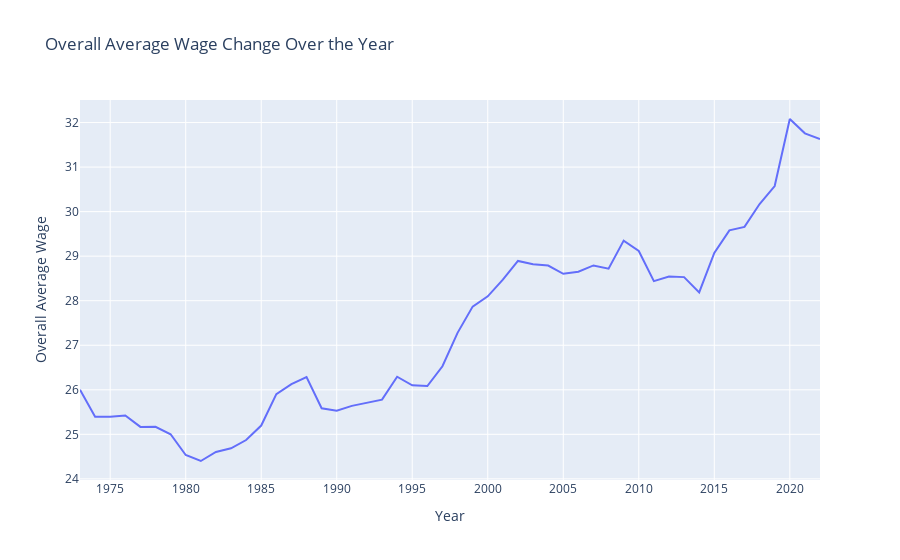
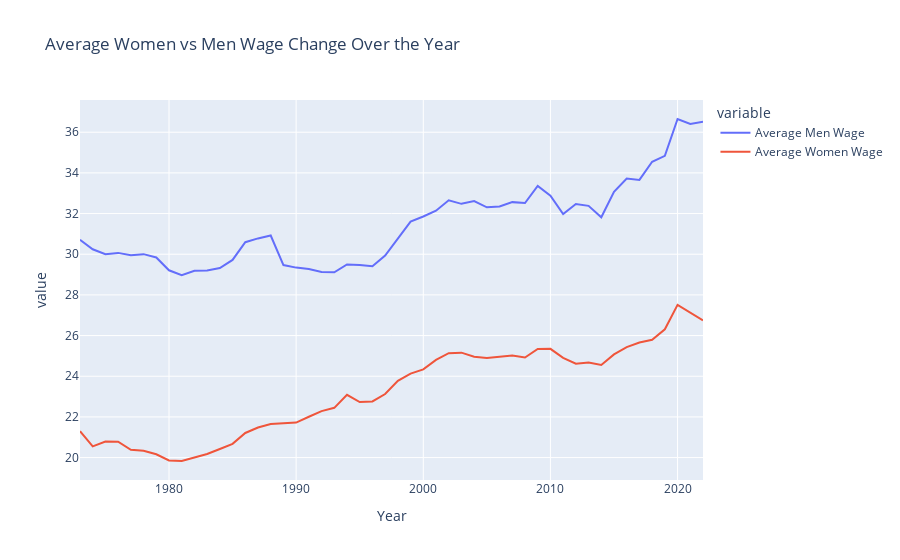

The notebook cell saved with these charts, in order:
### Code cell
fig_gender = px.line(overall_gender, x="Year", y=["Average Men Wage", "Average Women Wage"],
              title="Average Women vs Men Wage Change Over the Year")

fig_overall = px.line(overall_gender, x="Year", y="Overall Average Wage",
              title="Overall Average Wage Change Over the Year")


fig_overall.show()
fig_gender.show()

### Figure 1 — Plotly figure (JSON) as saved in the notebook; plotly's stock layout.template omitted (floating-point values rounded to 4 significant figures)
{"data": [{"hovertemplate": "Year=%{x}<br>Overall Average Wage=%{y}<extra></extra>", "legendgroup": "", "line": {"color": "#636efa", "dash": "solid"}, "marker": {"symbol": "circle"}, "mode": "lines", "name": "", "orientation": "v", "showlegend": false, "type": "scatter", "x": [1973, 1974, 1975, 1976, 1977, 1978, 1979, 1980, 1981, 1982, 1983, 1984, 1985, 1986, 1987, 1988, 1989, 1990, 1991, 1992, 1993, 1994, 1995, 1996, 1997, 1998, 1999, 2000, 2001, 2002, 2003, 2004, 2005, 2006, 2007, 2008, 2009, 2010, 2011, 2012, 2013, 2014, 2015, 2016, 2017, 2018, 2019, 2020, 2021, 2022], "xaxis": "x", "y": [26.0, 25.4, 25.4, 25.42, 25.17, 25.17, 25.0, 24.54, 24.4, 24.6, 24.69, 24.87, 25.2, 25.9, 26.13, 26.29, 25.59, 25.53, 25.64, 25.71, 25.78, 26.29, 26.1, 26.09, 26.53, 27.28, 27.87, 28.1, 28.47, 28.89, 28.82, 28.79, 28.61, 28.65, 28.79, 28.72, 29.35, 29.11, 28.44, 28.54, 28.53, 28.19, 29.07, 29.58, 29.66, 30.17, 30.58, 32.08, 31.76, 31.63], "yaxis": "y"}], "layout": {"autosize": true, "legend": {"tracegroupgap": 0}, "title": {"text": "Overall Average Wage Change Over the Year"}, "xaxis": {"anchor": "y", "autorange": true, "domain": [0, 1], "range": [1973, 2022], "title": {"text": "Year"}, "type": "linear"}, "yaxis": {"anchor": "x", "autorange": true, "domain": [0, 1], "range": [23.97, 32.51], "title": {"text": "Overall Average Wage"}, "type": "linear"}}}

### Figure 2 — Plotly figure (JSON) as saved in the notebook; plotly's stock layout.template omitted (floating-point values rounded to 4 significant figures)
{"data": [{"hovertemplate": "variable=Average Men Wage<br>Year=%{x}<br>value=%{y}<extra></extra>", "legendgroup": "Average Men Wage", "line": {"color": "#636efa", "dash": "solid"}, "marker": {"symbol": "circle"}, "mode": "lines", "name": "Average Men Wage", "orientation": "v", "showlegend": true, "type": "scatter", "x": [1973, 1974, 1975, 1976, 1977, 1978, 1979, 1980, 1981, 1982, 1983, 1984, 1985, 1986, 1987, 1988, 1989, 1990, 1991, 1992, 1993, 1994, 1995, 1996, 1997, 1998, 1999, 2000, 2001, 2002, 2003, 2004, 2005, 2006, 2007, 2008, 2009, 2010, 2011, 2012, 2013, 2014, 2015, 2016, 2017, 2018, 2019, 2020, 2021, 2022], "xaxis": "x", "y": [30.71, 30.24, 30.0, 30.07, 29.95, 30.0, 29.84, 29.21, 28.97, 29.19, 29.2, 29.32, 29.72, 30.59, 30.78, 30.92, 29.47, 29.34, 29.27, 29.13, 29.11, 29.5, 29.47, 29.41, 29.93, 30.79, 31.61, 31.86, 32.14, 32.65, 32.48, 32.62, 32.31, 32.34, 32.56, 32.52, 33.36, 32.88, 31.97, 32.47, 32.38, 31.82, 33.07, 33.73, 33.66, 34.55, 34.84, 36.65, 36.4, 36.51], "yaxis": "y"}, {"hovertemplate": "variable=Average Women Wage<br>Year=%{x}<br>value=%{y}<extra></extra>", "legendgroup": "Average Women Wage", "line": {"color": "#EF553B", "dash": "solid"}, "marker": {"symbol": "circle"}, "mode": "lines", "name": "Average Women Wage", "orientation": "v", "showlegend": true, "type": "scatter", "x": [1973, 1974, 1975, 1976, 1977, 1978, 1979, 1980, 1981, 1982, 1983, 1984, 1985, 1986, 1987, 1988, 1989, 1990, 1991, 1992, 1993, 1994, 1995, 1996, 1997, 1998, 1999, 2000, 2001, 2002, 2003, 2004, 2005, 2006, 2007, 2008, 2009, 2010, 2011, 2012, 2013, 2014, 2015, 2016, 2017, 2018, 2019, 2020, 2021, 2022], "xaxis": "x", "y": [21.3, 20.55, 20.79, 20.78, 20.38, 20.34, 20.16, 19.86, 19.83, 20.02, 20.17, 20.42, 20.67, 21.21, 21.48, 21.65, 21.7, 21.72, 22.01, 22.28, 22.45, 23.09, 22.73, 22.76, 23.12, 23.77, 24.13, 24.34, 24.8, 25.13, 25.16, 24.96, 24.9, 24.96, 25.02, 24.92, 25.34, 25.35, 24.91, 24.62, 24.68, 24.56, 25.08, 25.43, 25.66, 25.8, 26.31, 27.51, 27.11, 26.75], "yaxis": "y"}], "layout": {"autosize": true, "legend": {"title": {"text": "variable"}, "tracegroupgap": 0}, "title": {"text": "Average Women vs Men Wage Change Over the Year"}, "xaxis": {"anchor": "y", "autorange": true, "domain": [0, 1], "range": [1973, 2022], "title": {"text": "Year"}, "type": "linear"}, "yaxis": {"anchor": "x", "autorange": true, "domain": [0, 1], "range": [18.9, 37.58], "title": {"text": "value"}, "type": "linear"}}}
